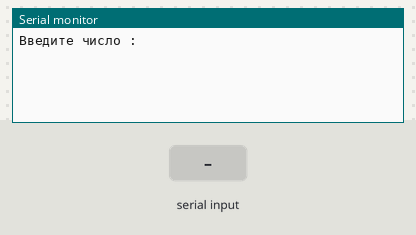
This sketch was run on a simulated Arduino Uno, built with avr-gcc and run on an emulated ATmega328P. Parts: the last lines printed to the serial monitor. Inputs (shaded band) come from the test bench.

Above: at 1.2 s.
1.3 s: "90,45\n" received over Serial
At 2.1 s:
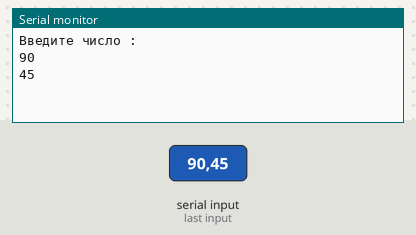
At 3.6 s:
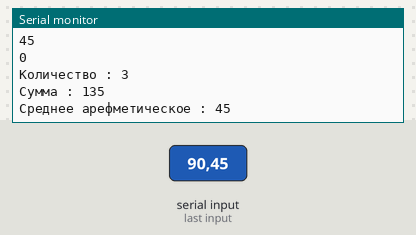

Measured:
- after the input at 1.3 s, the serial monitor: prints a new line at once (image 1)

The sketch:

sred_sum_kolich.ino
```cpp
int us, sum, sred, kol, flag = 0;
bool done=false;
void setup() {
  Serial.begin(9600);
  Serial.println("Введите число : ");
}

void loop() {
   if (done==false){
   if (Serial.available() > 0 && flag == 0) {
    us = Serial.parseInt();
    Serial.println(us);
    kol=kol+1;
    sum=sum+us;
    sred=sum/kol;
    if(us==0){
      done=true;
      if(sum>0){
        Serial.print("Количество : ");
        Serial.println(kol);
        Serial.print("Сумма : ");
        Serial.println(sum);
        Serial.print("Среднее арефметическое : ");
        Serial.println(sred);
      }
    }
 }}}
```
